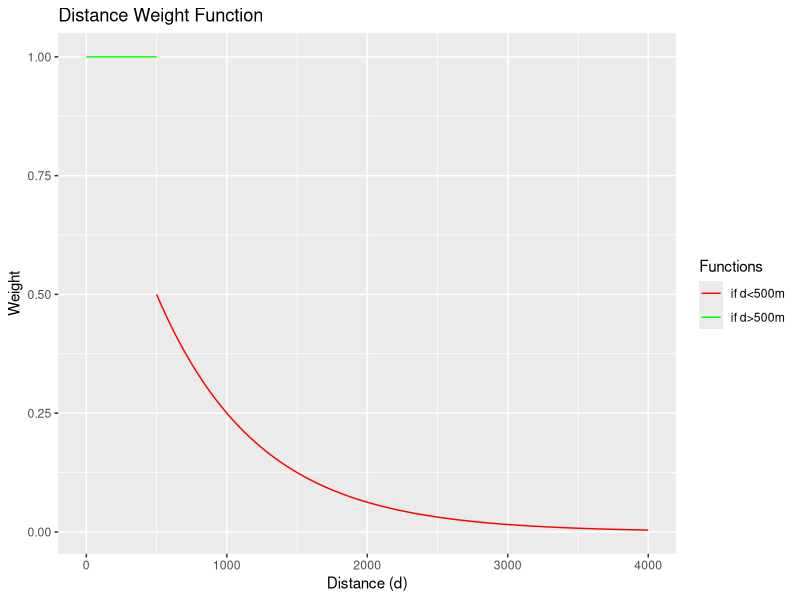

Write R code to recreate this figure.
## ---- chunk 1
knitr::opts_chunk$set(echo = TRUE)
library(mathjaxr)
## ---- chunk 2
library(ggplot2)
log1plusx <- function(x) 1
self <- function(x) exp((x / 500) * log(0.5, base = exp(1)))
plot.range1 <- data.frame(x=c(0, 500), Functions = factor(1))
plot.range2 <- data.frame(x=c(500, 4000), Functions = factor(2))

fig = ggplot(data.frame(0:4000), aes(x=x,y=0:1, colour=Functions)) +
  labs(title="Distance Weight Function", x="Distance (d)", y="Weight") +
  stat_function(data = plot.range2, fun = self, xlim=c(500, 4000)) +
  stat_function(data = plot.range1, fun = log1plusx, xlim=c(0, 500)) +
  scale_colour_manual(values = c("red", "green"), labels = c("if d<500m", "if d>500m")) 

fig
